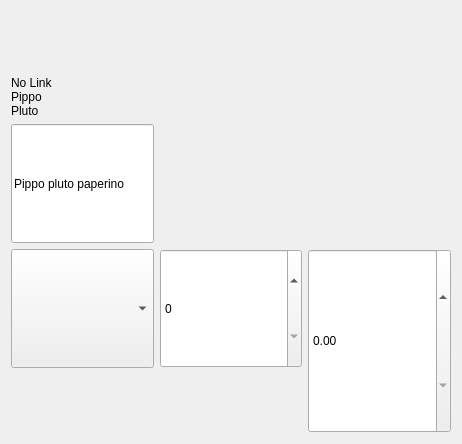
<?xml version="1.0" encoding="UTF-8"?>
<ui version="4.0">
 <class>WShowHide</class>
 <widget class="QWidget" name="WShowHide">
  <property name="geometry">
   <rect>
    <x>0</x>
    <y>0</y>
    <width>462</width>
    <height>444</height>
   </rect>
  </property>
  <property name="sizePolicy">
   <sizepolicy hsizetype="Preferred" vsizetype="Ignored">
    <horstretch>0</horstretch>
    <verstretch>0</verstretch>
   </sizepolicy>
  </property>
  <property name="windowTitle">
   <string>Form</string>
  </property>
  <layout class="QGridLayout" name="gridLayout">
   <item row="0" column="0" colspan="2">
    <widget class="TApplyNumeric" name="tApplyNumeric">
     <property name="enabled">
      <bool>true</bool>
     </property>
     <property name="sizePolicy">
      <sizepolicy hsizetype="Preferred" vsizetype="Preferred">
       <horstretch>0</horstretch>
       <verstretch>1</verstretch>
      </sizepolicy>
     </property>
     <property name="value">
      <double>288.100000000000023</double>
     </property>
     <property name="integerDigits" stdset="0">
      <number>3</number>
     </property>
     <property name="decimalDigits" stdset="0">
      <number>2</number>
     </property>
     <property name="fontScaleEnabled">
      <bool>true</bool>
     </property>
     <property name="targets">
      <string>test/device/3/double_scalar;;;;;</string>
     </property>
    </widget>
   </item>
   <item row="1" column="0">
    <widget class="TLabel" name="tLabel">
     <property name="sizePolicy">
      <sizepolicy hsizetype="Minimum" vsizetype="MinimumExpanding">
       <horstretch>0</horstretch>
       <verstretch>0</verstretch>
      </sizepolicy>
     </property>
     <property name="text">
      <string>No Link
Pippo
Pluto</string>
     </property>
    </widget>
   </item>
   <item row="1" column="1" rowspan="2" colspan="2">
    <widget class="TTable" name="tTable">
     <property name="sizePolicy">
      <sizepolicy hsizetype="MinimumExpanding" vsizetype="MinimumExpanding">
       <horstretch>1</horstretch>
       <verstretch>0</verstretch>
      </sizepolicy>
     </property>
    </widget>
   </item>
   <item row="2" column="0">
    <widget class="TLineEdit" name="tLineEdit">
     <property name="sizePolicy">
      <sizepolicy hsizetype="Expanding" vsizetype="Minimum">
       <horstretch>1</horstretch>
       <verstretch>2</verstretch>
      </sizepolicy>
     </property>
     <property name="text">
      <string>Pippo pluto paperino</string>
     </property>
    </widget>
   </item>
   <item row="3" column="0">
    <widget class="TComboBox" name="tComboBox">
     <property name="sizePolicy">
      <sizepolicy hsizetype="Preferred" vsizetype="Minimum">
       <horstretch>0</horstretch>
       <verstretch>2</verstretch>
      </sizepolicy>
     </property>
    </widget>
   </item>
   <item row="3" column="1">
    <widget class="TSpinBox" name="tSpinBox">
     <property name="sizePolicy">
      <sizepolicy hsizetype="Minimum" vsizetype="Minimum">
       <horstretch>0</horstretch>
       <verstretch>2</verstretch>
      </sizepolicy>
     </property>
    </widget>
   </item>
   <item row="3" column="2" rowspan="2">
    <widget class="TDoubleSpinBox" name="tDoubleSpinBox">
     <property name="sizePolicy">
      <sizepolicy hsizetype="Minimum" vsizetype="Minimum">
       <horstretch>0</horstretch>
       <verstretch>1</verstretch>
      </sizepolicy>
     </property>
    </widget>
   </item>
   <item row="4" column="0" colspan="2">
    <widget class="TSimpleLabel" name="tSimpleLabel">
     <property name="sizePolicy">
      <sizepolicy hsizetype="Preferred" vsizetype="Minimum">
       <horstretch>1</horstretch>
       <verstretch>1</verstretch>
      </sizepolicy>
     </property>
    </widget>
   </item>
  </layout>
 </widget>
 <customwidgets>
  <customwidget>
   <class>TSimpleLabel</class>
   <extends>QLabel</extends>
   <header>TSimpleLabel</header>
  </customwidget>
  <customwidget>
   <class>TLabel</class>
   <extends>ELabel</extends>
   <header>TLabel</header>
  </customwidget>
  <customwidget>
   <class>TTable</class>
   <extends>EFlag</extends>
   <header>TTable</header>
  </customwidget>
  <customwidget>
   <class>TLineEdit</class>
   <extends>QLineEdit</extends>
   <header>TLineEdit</header>
  </customwidget>
  <customwidget>
   <class>TComboBox</class>
   <extends>QComboBox</extends>
   <header>TComboBox</header>
  </customwidget>
  <customwidget>
   <class>TSpinBox</class>
   <extends>QSpinBox</extends>
   <header>TSpinBox</header>
  </customwidget>
  <customwidget>
   <class>TDoubleSpinBox</class>
   <extends>QDoubleSpinBox</extends>
   <header>TDoubleSpinBox</header>
  </customwidget>
  <customwidget>
   <class>TApplyNumeric</class>
   <extends>EApplyNumeric</extends>
   <header>TApplyNumeric</header>
  </customwidget>
  <customwidget>
   <class>ELabel</class>
   <extends>QLabel</extends>
   <header>ELabel</header>
  </customwidget>
  <customwidget>
   <class>EFlag</class>
   <extends>QWidget</extends>
   <header>EFlag</header>
  </customwidget>
  <customwidget>
   <class>EApplyNumeric</class>
   <extends>QWidget</extends>
   <header>EApplyNumeric</header>
  </customwidget>
 </customwidgets>
 <resources/>
 <connections/>
</ui>
